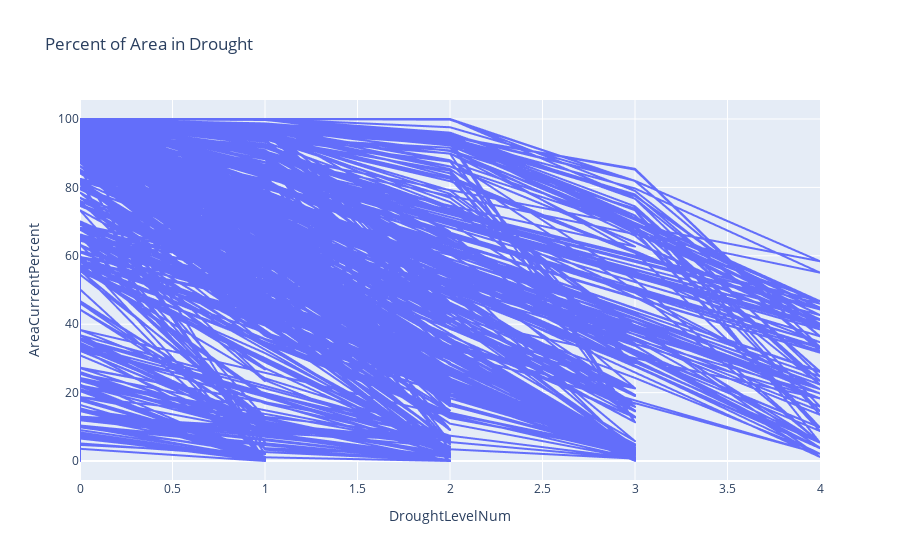

The notebook cell this image was saved under:
### Code cell
droughtlevelnumfig = px.line(dm0621, x="DroughtLevelNum", y="AreaCurrentPercent")
droughtlevelnumfig.show()

### Figure 1 — Plotly figure (JSON) as saved in the notebook; plotly's stock layout.template omitted (floating-point values rounded to 4 significant figures; data arrays with more than 128 entries replaced by an {"elided": "..."} marker saying what was removed)
{"data": [{"hovertemplate": "DroughtLevelNum=%{x}<br>AreaCurrentPercent=%{y}<extra></extra>", "legendgroup": "", "line": {"color": "#636efa", "dash": "solid"}, "mode": "lines", "name": "", "showlegend": false, "type": "scattergl", "x": {"elided": "2710 str values"}, "xaxis": "x", "y": {"elided": "2710 float values"}, "yaxis": "y"}], "layout": {"legend": {"tracegroupgap": 0}, "title": {"text": "Percent of Area in Drought"}, "xaxis": {"anchor": "y", "domain": [0, 1], "title": {"text": "DroughtLevelNum"}}, "yaxis": {"anchor": "x", "domain": [0, 1], "title": {"text": "AreaCurrentPercent"}}}}
